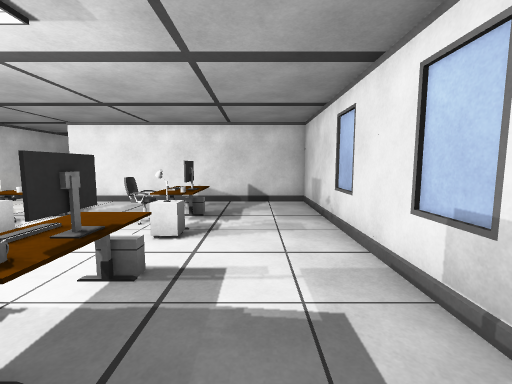
View 1 (above)

15 first-person views from a walk through a 3-D level made in the Unity game engine. The camera is 1.4 m above the floor, tilts 6° down and sees 90° across. The floor is counted in squares, 1 m on a side. Each view is taken from the middle of a square. On the plan, view 1 faces up. The plan holds only what a view shows up to about 13 squares ahead; the rest is blank. The place goes on beyond the plan. The player character is not drawn.

View 2
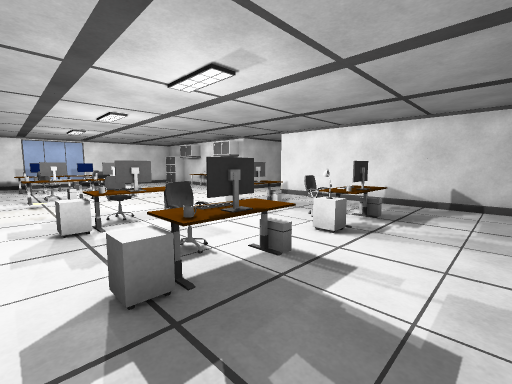

View 3
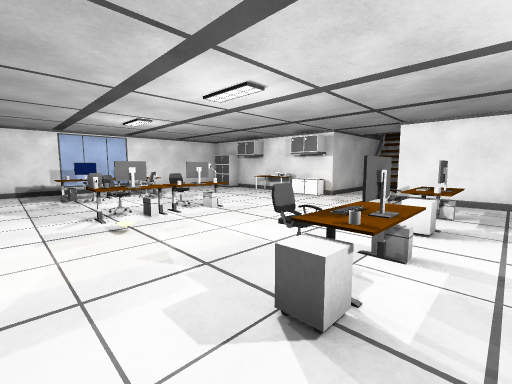

View 4
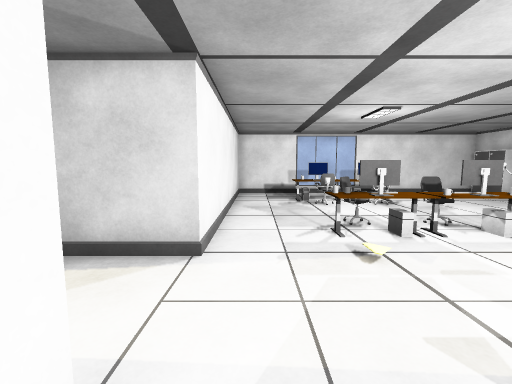

View 5
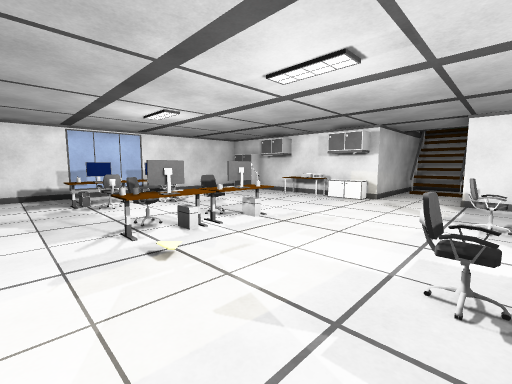

View 6
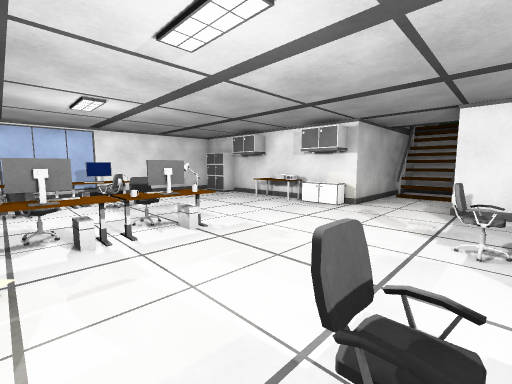

View 7
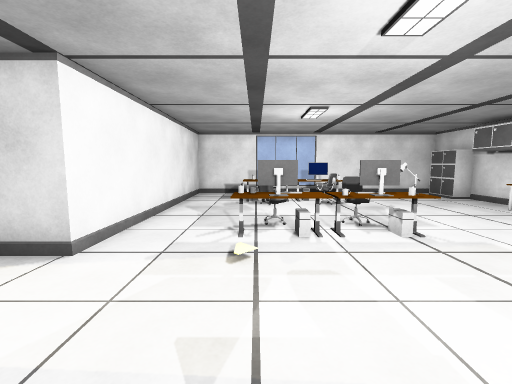

View 8
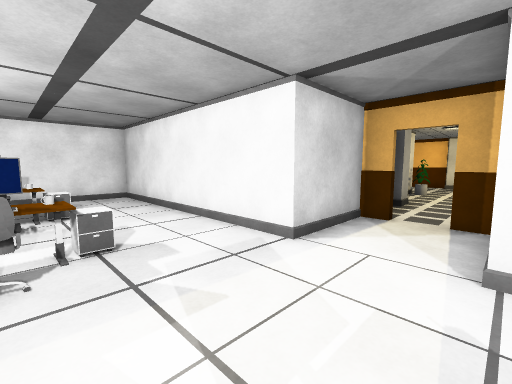

View 9
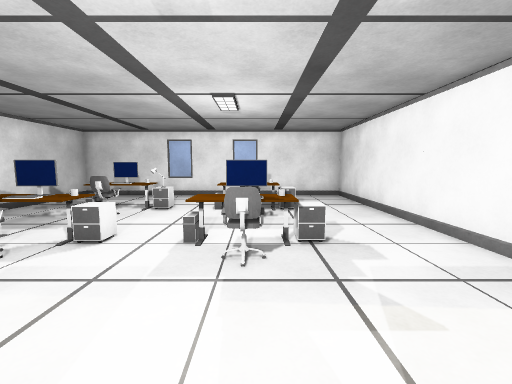

View 10
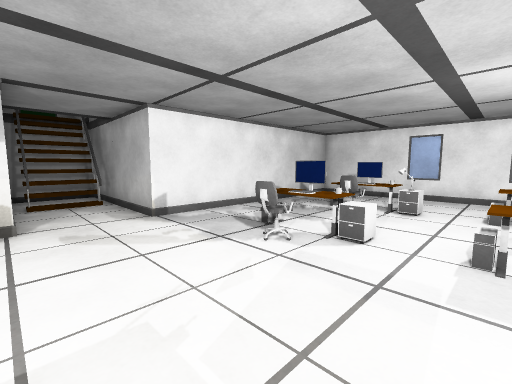

View 11
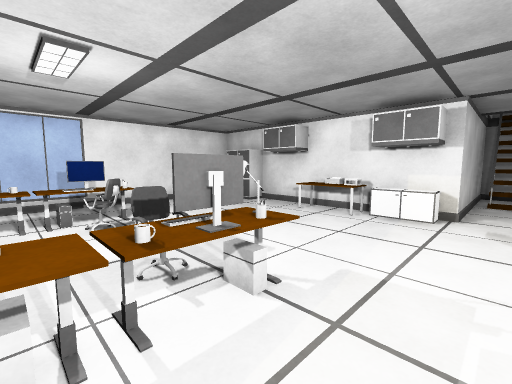

View 12
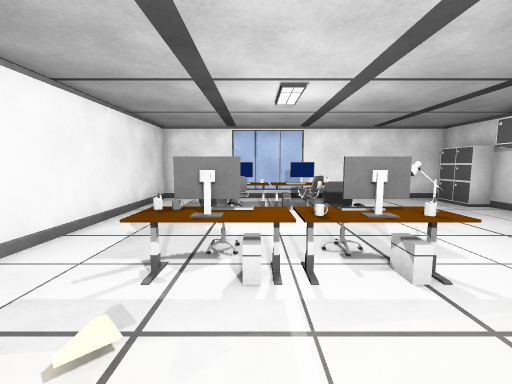

View 13
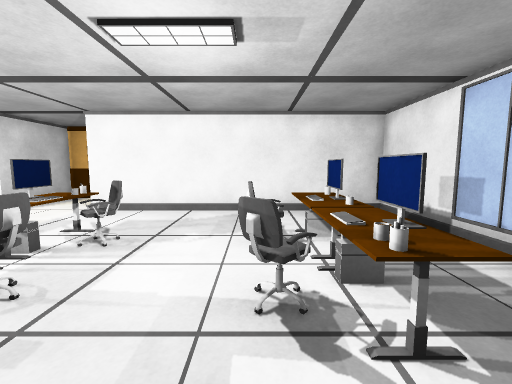

View 14
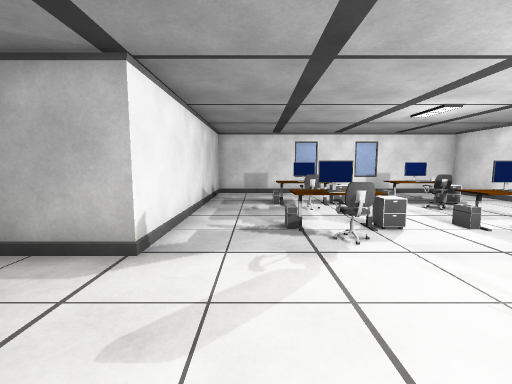

View 15
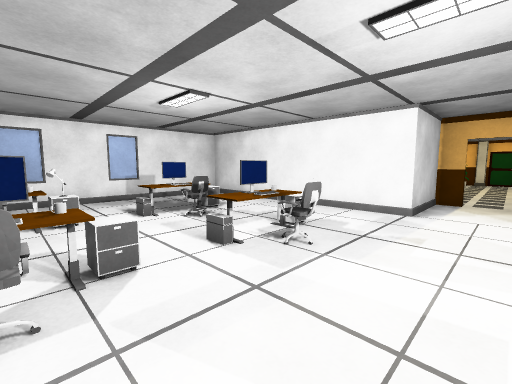

### Floor plan
Points are (right, up) in squares from view 1. A wall is a line through its corners. A room is listed if a view was taken in it or the views show most of it. See-through windows are left out.
Room 1 (views 1, 2, 3, 4, 5, 6, 7, 8, 9, 10, 11, 12, 13, 14, 15)
walls: (-9.9, -4.9) (-9.1, -4.9); (-8, -4.9) (-7.1, -4.9) (-7.1, -1.9) (1.9, -1.9) (1.9, 9.9) (-7.1, 9.9) (-7.1, 15.9) (-9.9, 15.9) (-9.9, 9.9) (-16.5, 9.9); (-7.5, 14.5) (-9.5, 14.5); (-7.5, 14.8) (-9.5, 14.8); (-7.5, 15) (-9.5, 15); (-7.5, 15.3) (-9.5, 15.3); (-18.9, 9.9) (-18.9, -1.9) (-9.9, -1.9) (-9.9, -4.1)
ways out: gap at (-8.5, -5)
objects: cabinet (-18, 9) to (-17, 10); other object (-17, 1) to (-17, 2); other object (-17, 3) to (-17, 4); other object (-16, 1); other object (-16, 2); keyboard (-16, 3); mug (-16, 4); other object (-16, 5); chair (-15, 1) to (-15, 2); chair (-15, 3) to (-15, 4); other object (-14, 9); other object (-13, 9) to (-13, 10); chair (-12, 1) to (-12, 2); chair (-12, 3) to (-12, 4); cabinet (-12, 9) to (-11, 10); other object (-11, 0); monitor (-11, 1); other object (-11, 2); mug (-11, 3); monitor (-11, 4); chair (-7, 2) to (-6, 2); chair (-7, 6) to (-6, 6); other object (-6, 3); other object (-6, 7); cabinet (-5, 1); monitor (-5, 2); cabinet (-5, 5); monitor (-5, 6); other object (-4, 2); other object (-4, 6); chair (-3, 2); chair (-3, 6); cabinet (-2, 1); keyboard (-2, 2); cabinet (-2, 4); other object (-2, 5); other object (-2, 6); monitor (-1, 2); other object (-1, 3); monitor (-1, 6); other object (-1, 7)

Positions as (right, up) in squares from view 1, and headings:
1: (0, 0), facing up
2: (1, 0), facing up-left
3: (-4, -1), facing up-left
4: (-6, -1), facing left
5: (-6, -1), facing up-left
6: (-6, 1), facing up-left
7: (-6, 1), facing left
8: (-10, 2), facing down-right
9: (-10, 2), facing right
10: (-10, 3), facing up-right
11: (-9, 2), facing up-left
12: (-8, 2), facing left
13: (-15, 6), facing down
14: (-11, 8), facing right
15: (-9, 6), facing down-right
